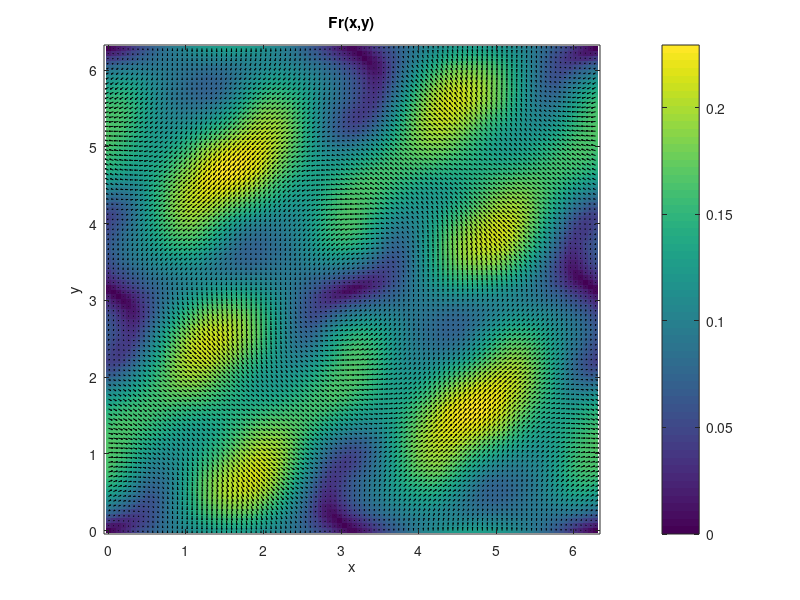
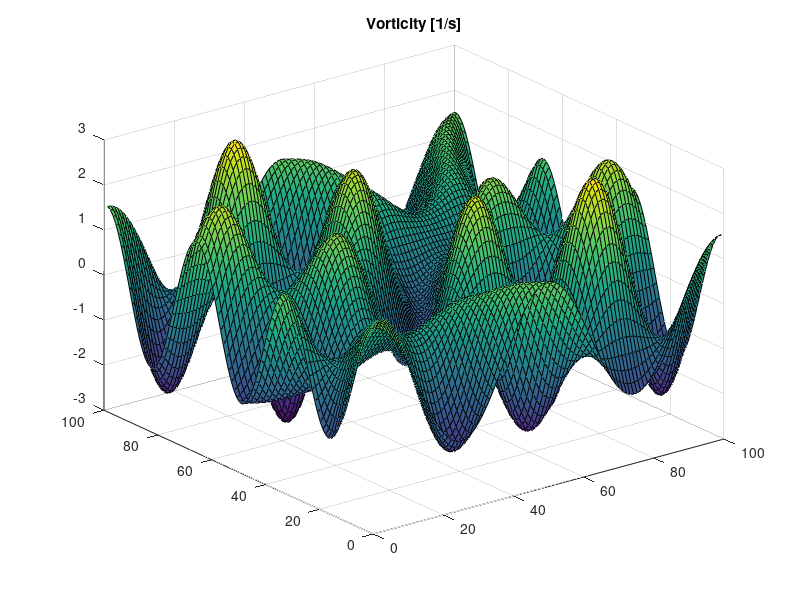

Source code (MATLAB) for these figures, in order:
[x,y] = meshgrid(linspace(0,2*pi,100));
rho = 7900;
mu = 1e-1;
g = 9.81;
L = (max(max(x)) + max(max(y)))/2;

u =  sin(y) + 0.5*cos(3*x).*sin(2*y);
v = -sin(x) + 0.5*sin(3*y).*cos(2*x);

speed = sqrt(u.^2 + v.^2);
Re = rho * speed .* L / mu; % Trägheitskräfte zu viskosen Kräfte

Fr = speed ./ sqrt(g .* L);  % Trägheitskräfte zu Schwerekräfte


dx = L/(100);
dy = L/(100);

[dudy, dudx] = gradient(u, dy, dx);
[dvdy, dvdx] = gradient(v, dy, dx);
omega = dvdx - dudy;

figure(1)
imagesc(x(1,:), y(:,1), Fr)
set(gca,'YDir','normal')
colorbar
xlabel('x')
ylabel('y')
title('Fr(x,y)')

hold on
quiver(x,y,u,v,'k')
hold off

%{
n = Re/Fr;
figure(2)
plot(x(50,:), Re)
xlim([0 L])
xlabel('x')
ylabel('y')

figure(3)
subplot(1,2,1)
plot(x(25,:), Re)
xlim([0 L])
xlabel('x')
ylabel('y')
title('Re(x,y)')
subplot(1,2,2)
surf(n)
title('O(Re/Fr)')

% Geschwindigkeit
v = linspace(0.01, 5, 100);

Re = rho * v .* L / mu; % Trägheitskräfte zu viskosen Kräfte
Fr = v ./ sqrt(g .* L);  % Trägheitskräfte zu Schwerekräfte

% Plot
figure(4)
loglog(Re, Fr, 'LineWidth', 2)
xlabel('Reynolds number')
ylabel('Froude number')
legend('Fr(Re)')
grid on
%}
figure(5)
surf(omega)
title('Vorticity [1/s]')
